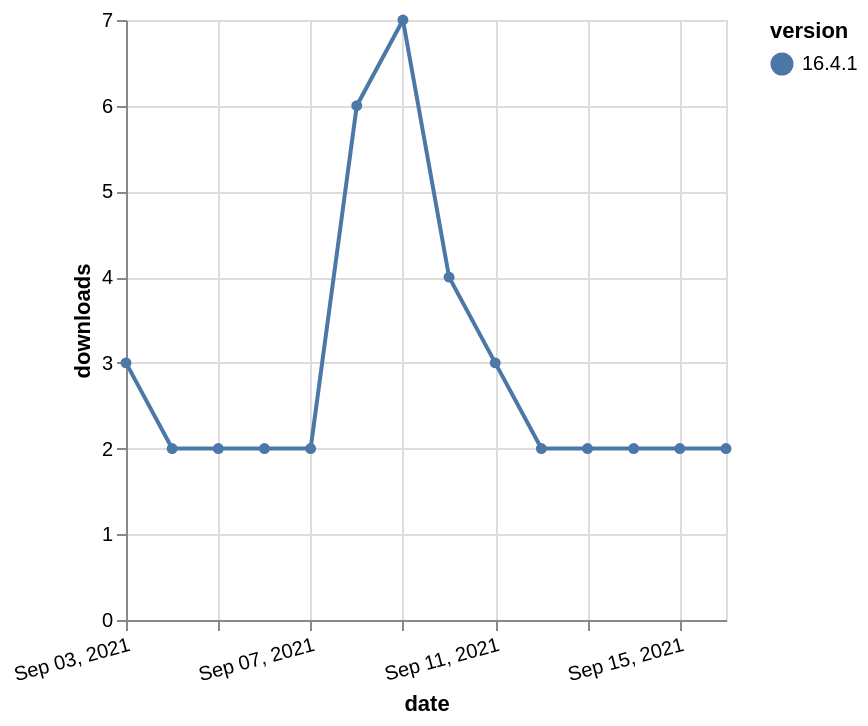

The specification (Vega-Lite) saved for this image:
### Vega-Lite specification from a JSON file in a GitHub repository (floating-point values rounded to 4 significant figures)
{"$schema": "https://vega.github.io/schema/vega-lite/v5.json", "description": "A simple bar chart with embedded data.", "data": {"values": [{"date": "2021-09-03", "total": 8169, "delta": 3, "version": "16.4.1"}, {"date": "2021-09-04", "total": 8171, "delta": 2, "version": "16.4.1"}, {"date": "2021-09-05", "total": 8173, "delta": 2, "version": "16.4.1"}, {"date": "2021-09-06", "total": 8175, "delta": 2, "version": "16.4.1"}, {"date": "2021-09-07", "total": 8177, "delta": 2, "version": "16.4.1"}, {"date": "2021-09-08", "total": 8183, "delta": 6, "version": "16.4.1"}, {"date": "2021-09-09", "total": 8190, "delta": 7, "version": "16.4.1"}, {"date": "2021-09-10", "total": 8194, "delta": 4, "version": "16.4.1"}, {"date": "2021-09-11", "total": 8197, "delta": 3, "version": "16.4.1"}, {"date": "2021-09-12", "total": 8199, "delta": 2, "version": "16.4.1"}, {"date": "2021-09-13", "total": 8201, "delta": 2, "version": "16.4.1"}, {"date": "2021-09-14", "total": 8203, "delta": 2, "version": "16.4.1"}, {"date": "2021-09-15", "total": 8205, "delta": 2, "version": "16.4.1"}, {"date": "2021-09-16", "total": 8207, "delta": 2, "version": "16.4.1"}]}, "width": "container", "mark": {"type": "line", "point": {"filled": true}}, "encoding": {"x": {"field": "date", "type": "temporal", "timeUnit": "yearmonthdate", "title": "date", "axis": {"labelAngle": -15}}, "y": {"field": "delta", "type": "quantitative", "title": "downloads"}, "color": {"field": "version", "type": "nominal"}, "tooltip": {"field": "delta"}}}
